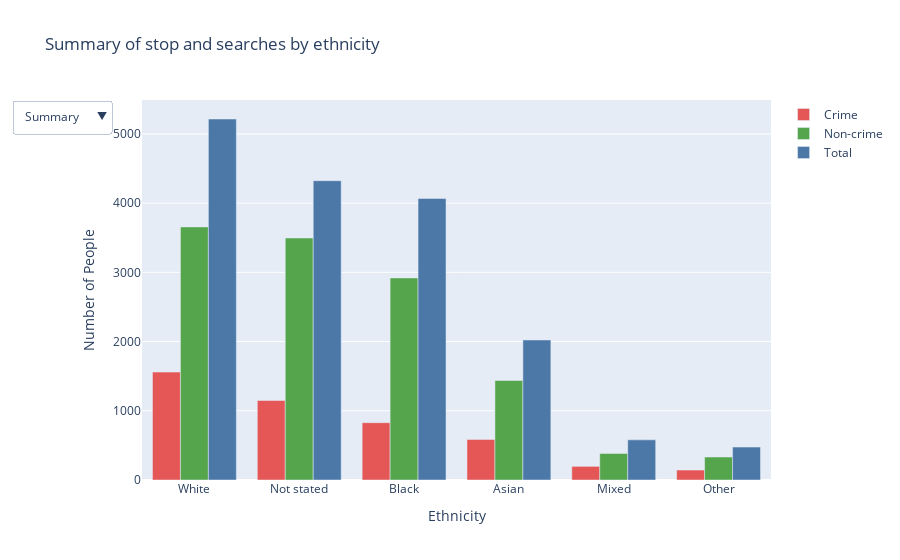

Here is the notebook cell this chart was saved with:
### Code cell
trace1 = go.Bar(
    x=ethnicities['ethnicity'],
    y=ethnicities['crime'],
    #text=ethnicities['percentage_crime'].apply(lambda x: '{percent:.2%}'.format(percent=x)),
    name='Crime',
    marker_color="#E45756",
)

trace2 = go.Bar(
    x=ethnicities['ethnicity'],
    y=ethnicities['nocrime'],
    #text=ethnicities['percentage_nocrime'].apply(lambda x: '{percent:.2%}'.format(percent=x)),
    name='Non-crime',
    marker_color="#54A54B"
)

trace3 = go.Bar(
    x=ethnicities['ethnicity'],
    y=ethnicities['total'],
    name='Total',
    marker_color="#4C78A8"
)
layout = go.Layout(
    updatemenus=[
        dict(
            type="dropdown",
            active=0,
            xanchor="right",
            yanchor="top",
            direction="down",
            buttons=list([
                dict(label="Summary",
                     method="update",
                     args=[{"visible": [True, True, True]
                     },
                     {"title": "Summary of stop and searches by ethnicity",
                     }]),
                dict(label="Crime",
                     method="update",
                     args=[{"visible": [True, False, False]},
                           {"title": "Criminal officer judgment stop and searches by ethnicity"}]),
                dict(label="Non-crime",
                     method="update",
                     args=[{"visible": [False, True, False]},
                     {"title": "Non-criminal officer judgment top and searches with by ethnicity"}]),
                dict(label="Total",
                     method="update",
                     args=[{"visible": [False, False, True]
                     },
                     {"title": "Total stop and searches by ethnicity",
                     }])
            ]),
        )
    ])

fig = go.Figure(data=[trace1, trace2, trace3], layout=layout)

fig.update_layout(
    xaxis_title="Ethnicity",
    yaxis_title="Number of People",
    title="Summary of stop and searches by ethnicity"
)
fig.show()

### Figure 1 — Plotly figure (JSON) as saved in the notebook; plotly's stock layout.template omitted (floating-point values rounded to 4 significant figures)
{"data": [{"marker": {"color": "#E45756"}, "name": "Crime", "type": "bar", "x": ["White", "Not stated", "Black", "Asian", "Mixed", "Other"], "y": [1559, 1148, 828, 586, 197, 144]}, {"marker": {"color": "#54A54B"}, "name": "Non-crime", "type": "bar", "x": ["White", "Not stated", "Black", "Asian", "Mixed", "Other"], "y": [3656, 3496, 2919, 1437, 383, 332]}, {"marker": {"color": "#4C78A8"}, "name": "Total", "type": "bar", "x": ["White", "Not stated", "Black", "Asian", "Mixed", "Other"], "y": [5215, 4324, 4067, 2023, 580, 476]}], "layout": {"title": {"text": "Summary of stop and searches by ethnicity"}, "updatemenus": [{"active": 0, "buttons": [{"args": [{"visible": [true, true, true]}, {"title": "Summary of stop and searches by ethnicity"}], "label": "Summary", "method": "update"}, {"args": [{"visible": [true, false, false]}, {"title": "Criminal officer judgment stop and searches by ethnicity"}], "label": "Crime", "method": "update"}, {"args": [{"visible": [false, true, false]}, {"title": "Non-criminal officer judgment top and searches with by ethnicity"}], "label": "Non-crime", "method": "update"}, {"args": [{"visible": [false, false, true]}, {"title": "Total stop and searches by ethnicity"}], "label": "Total", "method": "update"}], "direction": "down", "type": "dropdown", "xanchor": "right", "yanchor": "top"}], "xaxis": {"title": {"text": "Ethnicity"}}, "yaxis": {"title": {"text": "Number of People"}}}}
